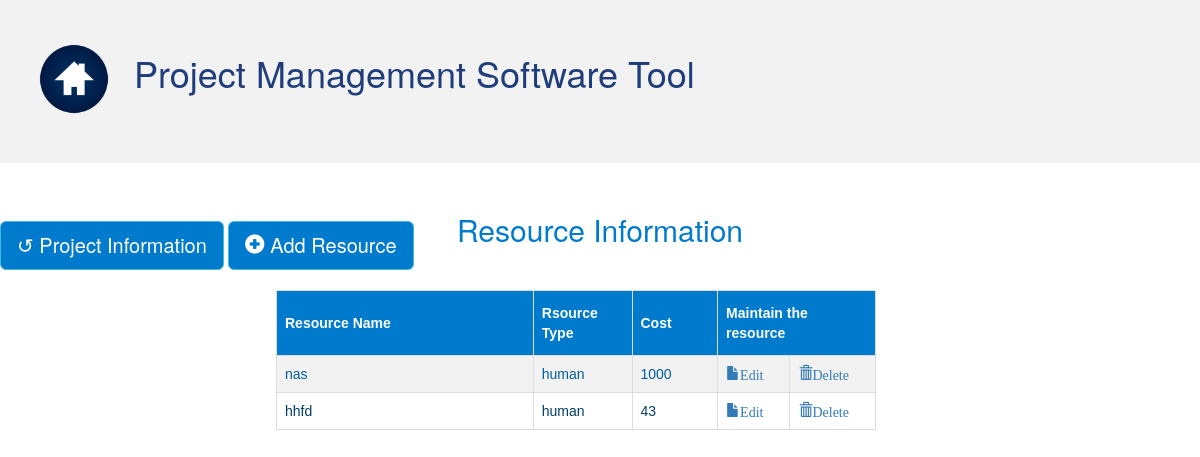
Screenshot of /viewResource.php?id=1 with the database file from the repository.
### tables this page shows
CREATE TABLE `resource` (
  `ID` int(11) NOT NULL,
  `name` text NOT NULL,
  `type` enum('human','material','budget','') NOT NULL,
  `project` int(11) NOT NULL,
  `cost` double NOT NULL
);

### viewResource.php (the view, shortened to what this page needs)
<?php include "header.php"; ?>
<!DOCTYPE html>
<html>
<head>
  <link rel="stylesheet" href="https://maxcdn.bootstrapcdn.com/bootstrap/3.4.0/css/bootstrap.min.css">
</head>
<body>
<h2 style="text-align: center;  margin-bottom:-5.4%;margin-top:50px; color:#007acc">Resource Information </h2>
<br><br>
<?php
if (isset ($_GET['id'])){
  $id=$_GET['id'] ;
}
?>
<a style="background-color:#007acc;" href="viewproject.php?id=<?php echo $id;?>" class="btn btn-info btn-lg">
<span style='font-size:20px;'>&#8634; Project Information</span>  </a>
<a style="background-color:#007acc;" href="AddNewResource.php?id=<?php echo $id;?>" class="btn btn-info btn-lg">
<span style='font-size:20px;'> <span class="glyphicon">&#xe081;</span> Add Resource </span>  </a>
<br><br>
<form method="post" action="">
<table id="tableStyle"  style="width:50%; margin-left:23%">
  <?php
  if (isset ($_GET['id'])){
    $id=$_GET['id'] ;
  $sql ="SELECT * FROM resource WHERE project='$id'";
  $result = mysqli_query($db,$sql);
  $count= mysqli_num_rows($result);
  ?>
  <tr>
    <?php if ($count!=0){?>
      <th  style="width:30%;">Resource Name </th>
      <th  style="width:10%;">Rsource Type</th>
      <th  style="width:10%;" >Cost</th>
      <th colspan="2">   Maintain the resource </th>
    <?php } else {echo "<center><h4> No resource to show </h4></center>";}?>
    </tr>
    <?php  while($row = mysqli_fetch_array($result)):;
    ?>
    <tr>
      <td><?php echo $row['name'];?></td>
      <td><?php echo $row['type'];?></td>
    <td><?php echo $row['cost'];?></td>
    <td style ="width:7%">
      <?php if (isset ($_GET['id'])){
        $id=$_GET['id'] ;?>
      <a href="UpdateResource.php?id=<?php echo $row['ID'];?> &pid=<?php echo $id?>"><i class="glyphicon glyphicon-file">Edit</i><a>
   </td>
    <td style ="width:7%">
    <a href="DeleteResource.php?id='<?php echo $row['ID'];?>'"><i class="glyphicon glyphicon-trash">Delete </i></a></td>
    </tr>
<?php } endwhile;}?>
</table>
</form>
</body>
</html>

### rows the page displays
resource: name "nas", type "human", cost "1000"
resource: name "hhfd", type "human", cost "43"
